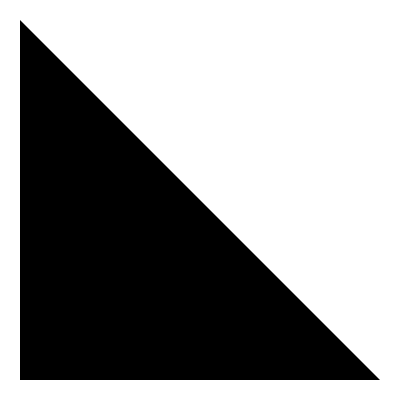
Frame 1 (no input)
Frame 60 (no input): identical to frame 1, image omitted
Frame 120 (the mouse pressed at the canvas centre since frame 60): identical to frame 1, image omitted

The p5.js sketch that drew this single still picture (run headless with seeded random() and noise() and a simulated clock; from frame 60 on, the mouse is pressed at the canvas centre):

// p5.js sketch
// ── sketch.js
function setup() {
  createCanvas(400, 400);
  noStroke();
}

function draw() {
  background(255);
  fill(0);
  switch (key) {
    case '2':
      ellipse(width / 2, height / 2, 400, 400);
    case '1':
      rect(10, 10, width / 3 - 20, height / 3 - 20);
      break;
    default:
      triangle(20, 20, width - 20, height - 20, 20, height - 20);
      break;
  }
}
